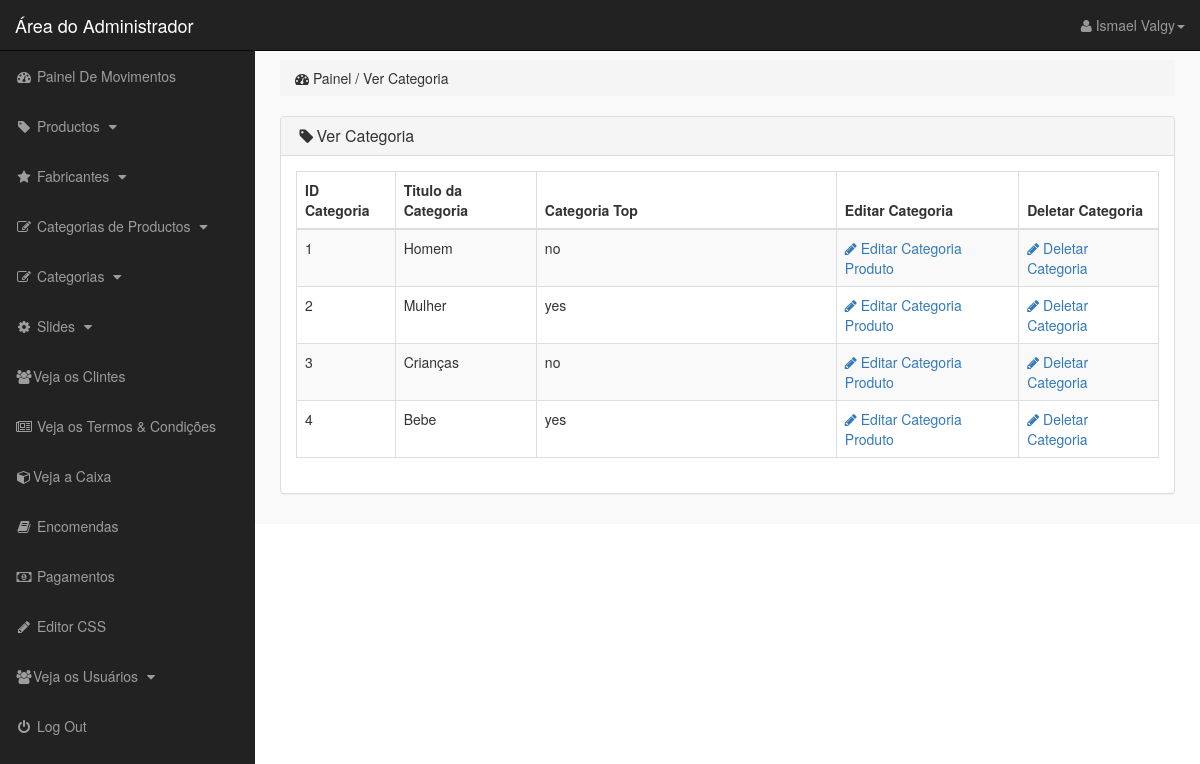
The page /admin_area/index.php?view_cats (signed in) on the database its author committed.
### tables this page shows
CREATE TABLE `categories` (
  `cat_id` int(10) NOT NULL,
  `cat_title` text NOT NULL,
  `cat_top` text NOT NULL,
  `cat_image` text NOT NULL
);

### admin_area/view_cats.php (the view)
<?php
    if(!isset($_SESSION['admin_email'])){
        echo"<script>window.open('login.php','_self')</script>";
    }else{
?>
<div class="row">
    <div class="col-lg-12">
        <ol class="breadcrumb">
            <li>
                <i class="fa fa-dashboard"></i> Painel / Ver Categoria
            </li>
        </ol>
    </div>
</div>
<div class="row">
    <div class="col-lg-12">
        <div class="panel panel-default">
            <div class="panel-heading">
                <h3 class="panel-title">
                    <i class="fa fa-tag fa-fw"></i>Ver Categoria
                </h3>
            </div>
            <div class="panel-body">
                <div class="table-responsive">
                    <table class="table table-hover table-striped table-bordered">
                        <thead>
                            <tr>
                                <th> ID Categoria </th>
                                <th> Titulo da Categoria </th>
                                <th> Categoria Top </th>
                                <th> Editar Categoria  </th>
                                <th> Deletar Categoria  </th>
                            </tr>
                        </thead>
                        <tbody>
                             <?php
                                $i=0;
                                $get_cats = "select * from categories";
                                $run_cats = mysqli_query($con,$get_cats);
                                while($row_cats=mysqli_fetch_array($run_cats)){
                                    $cat_id = $row_cats['cat_id'];
                                    $cat_title = $row_cats['cat_title'];
                                    $cat_top = $row_cats['cat_top'];
                                    $i++;
                            ?>
                            <tr>
                                <td><?php echo $i; ?></td>
                                <td><?php echo $cat_title; ?></td>
                                <td width="300"><?php echo $cat_top; ?></td>
                                <td>
                                    <a href="index.php?edit_cat=<?php echo $cat_id; ?>">
                                        <i class="fa fa-pencil"></i> Editar Categoria Produto
                                    </a>
                                </td>
                                <td>
                                    <a href="index.php?delete_cat=<?php echo $cat_id; ?>">
                                        <i class="fa fa-pencil"></i> Deletar Categoria
                                    </a>
                                </td>
                            </tr>
                             <?php } ?>
                        </tbody>
                    </table>
                </div>
            </div>
        </div>
    </div>
</div>
<?php } ?>

### admin_area/includes/sidebar.php (shortened to what this page needs)
<?php
    if(!isset($_SESSION['admin_email'])){
        echo"<script>window.open('login.php','_self')</script>";
    }else{
?>
   <nav class="navbar navbar-inverse navbar-fixed-top">
    <div class="navbar-header">
        <a href="index.php?dashboard" class="navbar-brand">Área do Administrador</a>
    </div>
    <ul class="nav navbar-right top-nav">
        <li class="dropdown">
            <a href="#" class="dropdown-toggle" data-toggle="dropdown">
                <i class="fa fa-user"></i> <?php echo $admin_name; ?><b class="caret"></b>
            </a>
        </li>
    </ul>
    <div class="collapse navbar-collapse navbar-ex1-collapse">
        <ul class="nav navbar-nav side-nav">
            <li>
                   <a href="index.php?dashboard">
                       <i class="fa fa-fw fa-dashboard"></i> Painel De Movimentos
                   </a>
            </li>
            <li>
                   <a href="#" data-toggle="collapse" data-target="#products">
                       <i class="fa fa-fw fa-tag"></i> Productos
                       <i class="fa fa-fw fa-caret-down"></i>
                   </a>
            </li><li>
                   <a href="#" data-toggle="collapse" data-target="#manufacturer">
                       <i class="fa fa-fw fa-star"></i> Fabricantes
                       <i class="fa fa-fw fa-caret-down"></i>
                   </a>
            </li>
            <li>
                   <a href="#" data-toggle="collapse" data-target="#p_cat">
                       <i class="fa fa-fw fa-edit"></i> Categorias de Productos
                       <i class="fa fa-fw fa-caret-down"></i>
                   </a>
            </li>
            <li>
                   <a href="#" data-toggle="collapse" data-target="#cat">
                       <i class="fa fa-fw fa-edit"></i> Categorias
                       <i class="fa fa-fw fa-caret-down"></i>
                   </a>
            </li>
            <li>
                   <a href="#" data-toggle="collapse" data-target="#slides">
                       <i class="fa fa-fw fa-gear"></i> Slides
                       <i class="fa fa-fw fa-caret-down"></i>
                   </a>
            </li>
            <li>
                <a href="index.php?view_customers">
                    <i class="fa fa-fw fa-users"></i>Veja os Clintes
                </a>
            </li>
            <li>
                <a href="index.php?view_terms">
                    <i class="fa fa-fw fa-newspaper-o"></i> Veja os Termos & Condições
                </a>
            </li>
            <li>
                <a href="index.php?view_box">
                    <i class="fa fa-fw fa-cube"></i>Veja a Caixa
                </a>
            </li>
            <li>
                <a href="index.php?view_orders">
                    <i class="fa fa-fw fa-book"></i> Encomendas
                </a>
            </li>
            <li>
                <a href="index.php?view_payments">
                    <i class="fa fa-fw fa-money"></i> Pagamentos
                </a>
            </li>
            <li>
            <li>
                <a href="index.php?edit_css">
                    <i class="fa fa-fw fa-pencil"></i> Editor CSS
                </a>
            </li>
            <li>
                   <a href="#" data-toggle="collapse" data-target="#users">
                       <i class="fa fa-fw fa-users"></i>Veja os Usuários
                       <i class="fa fa-fw fa-caret-down"></i>
                   </a>
            </li>
            <li>
                <a href="logout.php">
                    <i class="fa fa-fw fa-power-off"></i> Log Out
                </a>
            </li>
        </ul>
    </div>
</nav>
<?php } ?>

### admin_area/css/style.css (style rules this page uses)
body { margin-top: 100px; }
@media (min-width: 768px) { body { margin-top: 50px; } }
.top-nav { padding: 0 15px; }
.top-nav>li { float: left; display: inline-block; }
.top-nav>li>a { color: #999999; line-height: 20px; padding-top: 15px; padding-bottom: 15px; }
@media (min-width: 768px) { .side-nav { position: fixed; top: 51px; bottom: 0; width: 255px; overflow-y: auto; overflow-x: hidden; background-color: #222222; padding-bottom: 40px; border-radius: 0; } }
@media (min-width: 768px) { .side-nav>li>a { width: 255px; } }
.panel-body { border-radius: 5px; }

### rows shown on the page
categories: cat_title "Homem", cat_top "no"
categories: cat_title "Mulher", cat_top "yes"
categories: cat_title "Crianças", cat_top "no"
categories: cat_title "Bebe", cat_top "yes"

### other values the page prints
$admin_name "Ismael Valgy"
